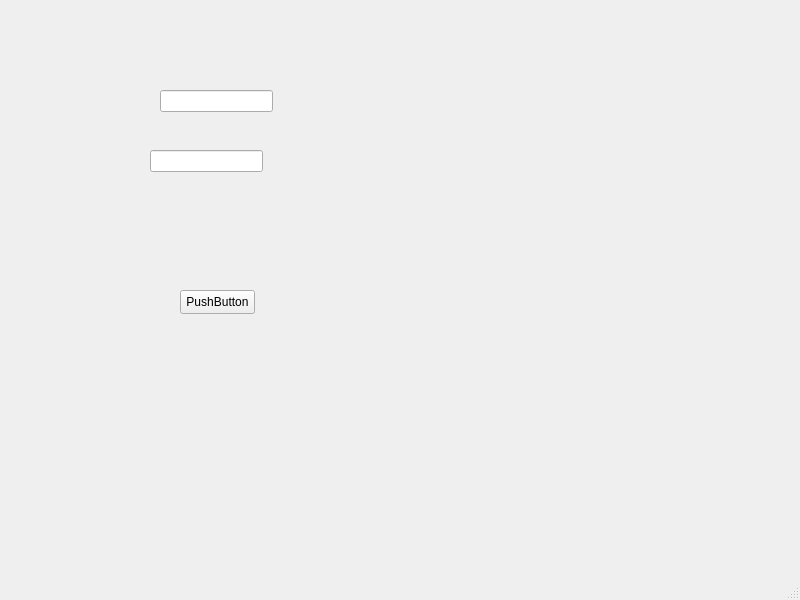
<?xml version="1.0" encoding="UTF-8"?>
<ui version="4.0">
 <class>MainWindow</class>
 <widget class="QMainWindow" name="MainWindow">
  <property name="geometry">
   <rect>
    <x>0</x>
    <y>0</y>
    <width>800</width>
    <height>600</height>
   </rect>
  </property>
  <property name="windowTitle">
   <string>MainWindow</string>
  </property>
  <widget class="QWidget" name="centralwidget">
   <widget class="QPushButton" name="pushButton">
    <property name="geometry">
     <rect>
      <x>180</x>
      <y>290</y>
      <width>75</width>
      <height>24</height>
     </rect>
    </property>
    <property name="text">
     <string>PushButton</string>
    </property>
   </widget>
   <widget class="QLineEdit" name="lineEdit">
    <property name="geometry">
     <rect>
      <x>160</x>
      <y>90</y>
      <width>113</width>
      <height>22</height>
     </rect>
    </property>
    <property name="text">
     <string/>
    </property>
   </widget>
   <widget class="QLineEdit" name="lineEdit_2">
    <property name="geometry">
     <rect>
      <x>150</x>
      <y>150</y>
      <width>113</width>
      <height>22</height>
     </rect>
    </property>
    <property name="text">
     <string/>
    </property>
   </widget>
  </widget>
  <widget class="QMenuBar" name="menubar">
   <property name="geometry">
    <rect>
     <x>0</x>
     <y>0</y>
     <width>800</width>
     <height>22</height>
    </rect>
   </property>
  </widget>
  <widget class="QStatusBar" name="statusbar"/>
 </widget>
 <resources/>
 <connections/>
</ui>
